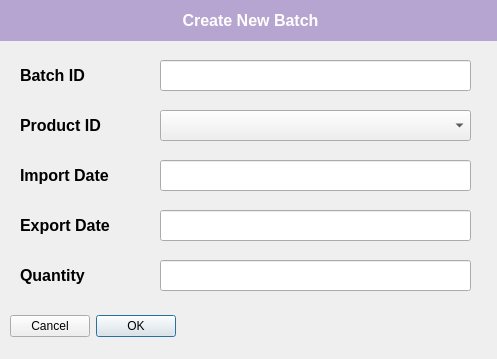
<?xml version="1.0" encoding="UTF-8"?>
<ui version="4.0">
 <class>CreateProduct</class>
 <widget class="QDialog" name="CreateProduct">
  <property name="geometry">
   <rect>
    <x>0</x>
    <y>0</y>
    <width>497</width>
    <height>359</height>
   </rect>
  </property>
  <property name="windowTitle">
   <string>Dialog</string>
  </property>
  <widget class="QDialogButtonBox" name="buttonBox">
   <property name="geometry">
    <rect>
     <x>10</x>
     <y>310</y>
     <width>471</width>
     <height>32</height>
    </rect>
   </property>
   <property name="layoutDirection">
    <enum>Qt::RightToLeft</enum>
   </property>
   <property name="orientation">
    <enum>Qt::Horizontal</enum>
   </property>
   <property name="standardButtons">
    <set>QDialogButtonBox::Cancel|QDialogButtonBox::Ok</set>
   </property>
   <property name="centerButtons">
    <bool>false</bool>
   </property>
  </widget>
  <widget class="QLineEdit" name="BatchID">
   <property name="geometry">
    <rect>
     <x>160</x>
     <y>60</y>
     <width>311</width>
     <height>31</height>
    </rect>
   </property>
  </widget>
  <widget class="QLabel" name="label">
   <property name="geometry">
    <rect>
     <x>20</x>
     <y>60</y>
     <width>141</width>
     <height>31</height>
    </rect>
   </property>
   <property name="font">
    <font>
     <family>MS Sans Serif</family>
     <pointsize>12</pointsize>
     <weight>75</weight>
     <bold>true</bold>
    </font>
   </property>
   <property name="layoutDirection">
    <enum>Qt::LeftToRight</enum>
   </property>
   <property name="styleSheet">
    <string notr="true"/>
   </property>
   <property name="text">
    <string>Batch ID</string>
   </property>
   <property name="alignment">
    <set>Qt::AlignLeading|Qt::AlignLeft|Qt::AlignVCenter</set>
   </property>
   <property name="wordWrap">
    <bool>true</bool>
   </property>
  </widget>
  <widget class="QLabel" name="label_3">
   <property name="geometry">
    <rect>
     <x>20</x>
     <y>110</y>
     <width>141</width>
     <height>31</height>
    </rect>
   </property>
   <property name="font">
    <font>
     <family>MS Sans Serif</family>
     <pointsize>12</pointsize>
     <weight>75</weight>
     <bold>true</bold>
    </font>
   </property>
   <property name="layoutDirection">
    <enum>Qt::LeftToRight</enum>
   </property>
   <property name="styleSheet">
    <string notr="true"/>
   </property>
   <property name="text">
    <string>Product ID</string>
   </property>
   <property name="alignment">
    <set>Qt::AlignLeading|Qt::AlignLeft|Qt::AlignVCenter</set>
   </property>
   <property name="wordWrap">
    <bool>true</bool>
   </property>
  </widget>
  <widget class="QLabel" name="label_4">
   <property name="geometry">
    <rect>
     <x>20</x>
     <y>160</y>
     <width>141</width>
     <height>31</height>
    </rect>
   </property>
   <property name="font">
    <font>
     <family>MS Sans Serif</family>
     <pointsize>12</pointsize>
     <weight>75</weight>
     <bold>true</bold>
    </font>
   </property>
   <property name="layoutDirection">
    <enum>Qt::LeftToRight</enum>
   </property>
   <property name="styleSheet">
    <string notr="true"/>
   </property>
   <property name="text">
    <string>Import Date</string>
   </property>
   <property name="alignment">
    <set>Qt::AlignLeading|Qt::AlignLeft|Qt::AlignVCenter</set>
   </property>
   <property name="wordWrap">
    <bool>true</bool>
   </property>
  </widget>
  <widget class="QLineEdit" name="ImportDate">
   <property name="geometry">
    <rect>
     <x>160</x>
     <y>160</y>
     <width>311</width>
     <height>31</height>
    </rect>
   </property>
  </widget>
  <widget class="QLineEdit" name="ExportDate">
   <property name="geometry">
    <rect>
     <x>160</x>
     <y>210</y>
     <width>311</width>
     <height>31</height>
    </rect>
   </property>
  </widget>
  <widget class="QLabel" name="label_5">
   <property name="geometry">
    <rect>
     <x>20</x>
     <y>210</y>
     <width>141</width>
     <height>31</height>
    </rect>
   </property>
   <property name="font">
    <font>
     <family>MS Sans Serif</family>
     <pointsize>12</pointsize>
     <weight>75</weight>
     <bold>true</bold>
    </font>
   </property>
   <property name="layoutDirection">
    <enum>Qt::LeftToRight</enum>
   </property>
   <property name="styleSheet">
    <string notr="true"/>
   </property>
   <property name="text">
    <string>Export Date</string>
   </property>
   <property name="alignment">
    <set>Qt::AlignLeading|Qt::AlignLeft|Qt::AlignVCenter</set>
   </property>
   <property name="wordWrap">
    <bool>true</bool>
   </property>
  </widget>
  <widget class="QLabel" name="label_6">
   <property name="geometry">
    <rect>
     <x>20</x>
     <y>260</y>
     <width>141</width>
     <height>31</height>
    </rect>
   </property>
   <property name="font">
    <font>
     <family>MS Sans Serif</family>
     <pointsize>12</pointsize>
     <weight>75</weight>
     <bold>true</bold>
    </font>
   </property>
   <property name="layoutDirection">
    <enum>Qt::LeftToRight</enum>
   </property>
   <property name="styleSheet">
    <string notr="true"/>
   </property>
   <property name="text">
    <string>Quantity</string>
   </property>
   <property name="alignment">
    <set>Qt::AlignLeading|Qt::AlignLeft|Qt::AlignVCenter</set>
   </property>
   <property name="wordWrap">
    <bool>true</bool>
   </property>
  </widget>
  <widget class="QLineEdit" name="Quantity">
   <property name="geometry">
    <rect>
     <x>160</x>
     <y>260</y>
     <width>311</width>
     <height>31</height>
    </rect>
   </property>
  </widget>
  <widget class="QLabel" name="label_7">
   <property name="geometry">
    <rect>
     <x>0</x>
     <y>0</y>
     <width>501</width>
     <height>41</height>
    </rect>
   </property>
   <property name="font">
    <font>
     <family>MS Sans Serif</family>
     <pointsize>12</pointsize>
     <weight>75</weight>
     <bold>true</bold>
    </font>
   </property>
   <property name="layoutDirection">
    <enum>Qt::LeftToRight</enum>
   </property>
   <property name="styleSheet">
    <string notr="true">background-color: rgb(182, 164, 209);
color: rgb(255, 255, 255);</string>
   </property>
   <property name="text">
    <string>Create New Batch</string>
   </property>
   <property name="alignment">
    <set>Qt::AlignCenter</set>
   </property>
   <property name="wordWrap">
    <bool>true</bool>
   </property>
  </widget>
  <widget class="QComboBox" name="ProductIDCombo">
   <property name="geometry">
    <rect>
     <x>160</x>
     <y>110</y>
     <width>311</width>
     <height>31</height>
    </rect>
   </property>
   <property name="currentText">
    <string/>
   </property>
  </widget>
 </widget>
 <resources/>
 <connections>
  <connection>
   <sender>buttonBox</sender>
   <signal>accepted()</signal>
   <receiver>CreateProduct</receiver>
   <slot>accept()</slot>
   <hints>
    <hint type="sourcelabel">
     <x>248</x>
     <y>254</y>
    </hint>
    <hint type="destinationlabel">
     <x>157</x>
     <y>274</y>
    </hint>
   </hints>
  </connection>
  <connection>
   <sender>buttonBox</sender>
   <signal>rejected()</signal>
   <receiver>CreateProduct</receiver>
   <slot>reject()</slot>
   <hints>
    <hint type="sourcelabel">
     <x>316</x>
     <y>260</y>
    </hint>
    <hint type="destinationlabel">
     <x>286</x>
     <y>274</y>
    </hint>
   </hints>
  </connection>
 </connections>
</ui>
